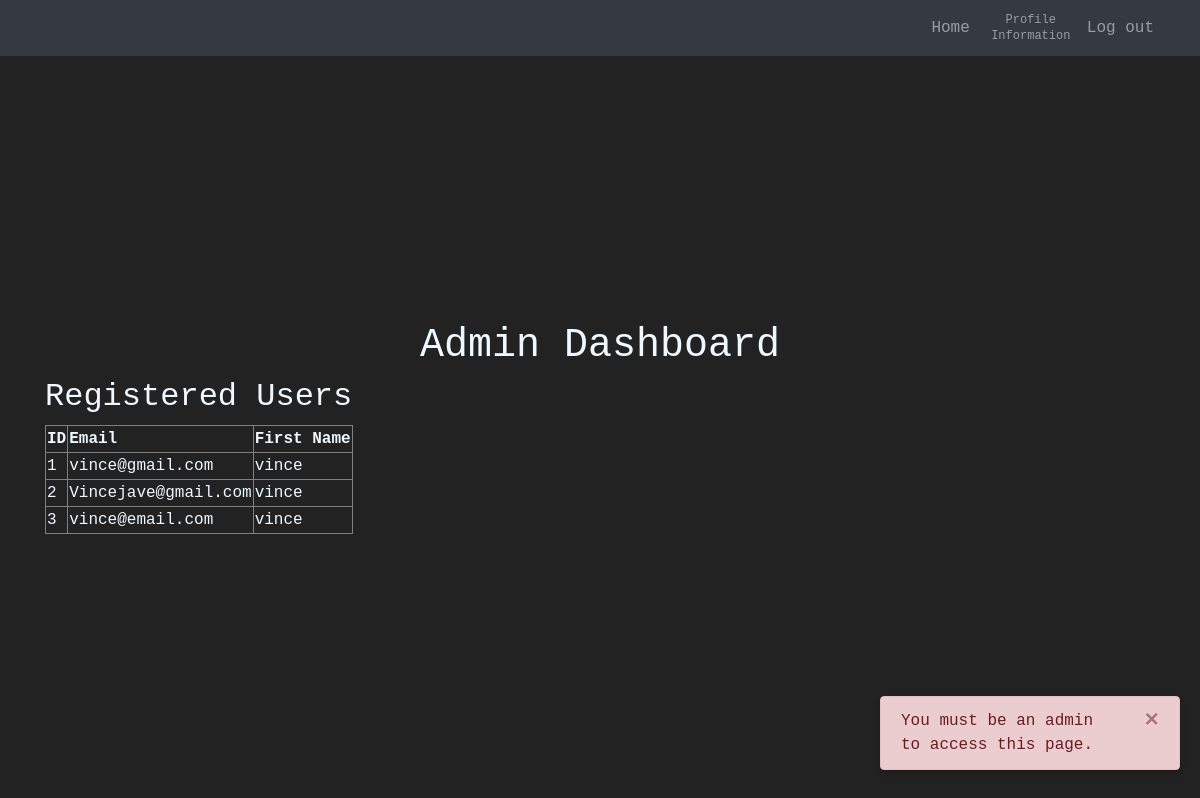
/admin-dashboard (signed in), run on the app's committed database.
### website/models.py (models this page shows)
class User(db.Model, UserMixin):
    id = db.Column(db.Integer, primary_key=True)
    email = db.Column(db.String(150), unique=True)
    password = db.Column(db.String(150))
    first_name = db.Column(db.String(150))
    notes = db.relationship('Note')

### website/views.py (the view)
@views.route('/admin-dashboard', methods=['GET'])
@login_required
def admin_dashboard():
    if not isinstance(current_user, Admin):
        flash('You must be an admin to access this page.', category='error')
        users = User.query.all()  # Query all users to display in the admin dashboard
        return render_template("admin-dashboard.html", user=current_user, users=users)
    users = User.query.all()  # Query all users to display in the admin dashboard
    return render_template("admin-dashboard.html", user=current_user, users=users)

### website/__init__.py (called while the page is built)
def create_app():
    app = Flask(__name__)
    app.config['SECRET_KEY'] = 'DSA Group 4'
    app.config['SQLALCHEMY_DATABASE_URI'] = f'sqlite:///{DB_NAME}'
    db.init_app(app)
    from .views import views
    from .auth import auth
    app.register_blueprint(views, url_prefix='/')
    app.register_blueprint(auth, url_prefix='/')
    from .models import User, Note
    with app.app_context():
        db.create_all()
    login_manager = LoginManager()
    login_manager.login_view = 'auth.login'
    login_manager.init_app(app)
    @login_manager.user_loader
    def load_user(id):
        return User.query.get(int(id))
    return app

### website/templates/admin-dashboard.html (shortened to what this page needs)
{% extends "base.html" %}
{% block content %}
<h1 align="center" class="admin-title">Admin Dashboard</h1>
<h2 class="admin-table-title">Registered Users</h2>
<div class="table-contents">
    <table border="1" class="table-contents">
        <tr class="table-contents">
            <th>ID</th>
            <th>Email</th>
            <th>First Name</th>
        </tr>
        {% for user in users %}
        <tr>
            <td>{{ user.id }}</td>
            <td>{{ user.email }}</td>
            <td>{{ user.first_name }}</td>
        </tr>
        {% endfor %}
    </table>
</div>
{% endblock %}

### website/static/sign_up.css (style rules this page uses)
body { font-family: monospace, monospace; background-color: #222222; margin: 0; padding: 0; display: flex; justify-content: center; align-items: center; height: 100vh; }
body { padding-top: 56px; }

### website/static/admin-dashboard.css (style rules this page uses)
.admin-title { color:aliceblue; }
.admin-table-title { color:aliceblue; }
.table-contents { color:aliceblue; }

### data on the page
User: id "1", email "vince@gmail.com", first_name "vince"
User: id "2", email "Vincejave@gmail.com", first_name "vince"
User: id "3", email "vince@email.com", first_name "vince"

### other printed values
{{ message }} "You must be an admin to access this page."
